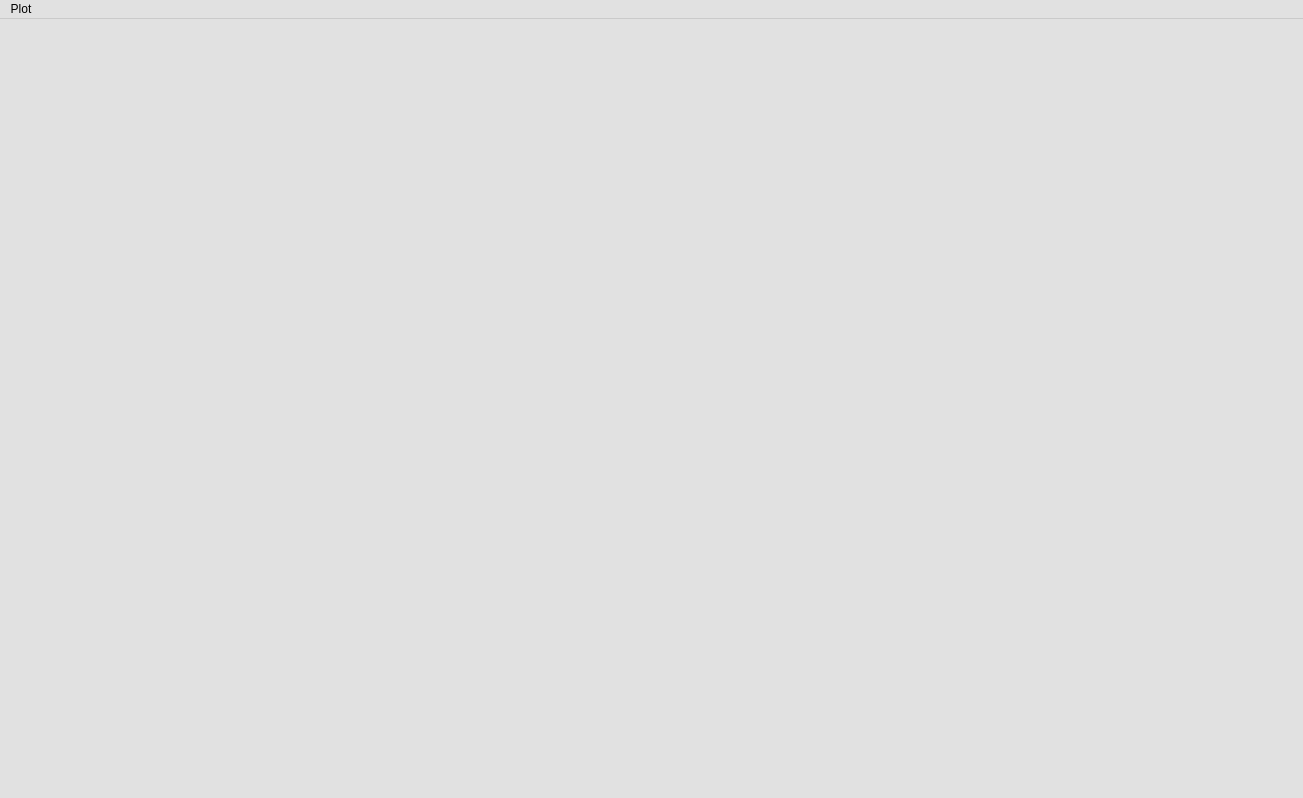
<?xml version="1.0" encoding="UTF-8"?>
<ui version="4.0">
 <class>MainWindow</class>
 <widget class="QMainWindow" name="MainWindow">
  <property name="geometry">
   <rect>
    <x>0</x>
    <y>0</y>
    <width>1303</width>
    <height>798</height>
   </rect>
  </property>
  <property name="palette">
   <palette>
    <active>
     <colorrole role="Base">
      <brush brushstyle="SolidPattern">
       <color alpha="255">
        <red>255</red>
        <green>255</green>
        <blue>255</blue>
       </color>
      </brush>
     </colorrole>
     <colorrole role="Window">
      <brush brushstyle="SolidPattern">
       <color alpha="255">
        <red>225</red>
        <green>225</green>
        <blue>225</blue>
       </color>
      </brush>
     </colorrole>
    </active>
    <inactive>
     <colorrole role="Base">
      <brush brushstyle="SolidPattern">
       <color alpha="255">
        <red>255</red>
        <green>255</green>
        <blue>255</blue>
       </color>
      </brush>
     </colorrole>
     <colorrole role="Window">
      <brush brushstyle="SolidPattern">
       <color alpha="255">
        <red>225</red>
        <green>225</green>
        <blue>225</blue>
       </color>
      </brush>
     </colorrole>
    </inactive>
    <disabled>
     <colorrole role="Base">
      <brush brushstyle="SolidPattern">
       <color alpha="255">
        <red>225</red>
        <green>225</green>
        <blue>225</blue>
       </color>
      </brush>
     </colorrole>
     <colorrole role="Window">
      <brush brushstyle="SolidPattern">
       <color alpha="255">
        <red>225</red>
        <green>225</green>
        <blue>225</blue>
       </color>
      </brush>
     </colorrole>
    </disabled>
   </palette>
  </property>
  <property name="windowTitle">
   <string>Signal Plotter</string>
  </property>
  <property name="windowIcon">
   <iconset>
    <normaloff>icon-waveform.png</normaloff>icon-waveform.png</iconset>
  </property>
  <property name="iconSize">
   <size>
    <width>64</width>
    <height>64</height>
   </size>
  </property>
  <widget class="QWidget" name="centralwidget"/>
  <widget class="QMenuBar" name="menubar">
   <property name="geometry">
    <rect>
     <x>0</x>
     <y>0</y>
     <width>1303</width>
     <height>31</height>
    </rect>
   </property>
   <widget class="QMenu" name="menuFIle">
    <property name="title">
     <string>Plot</string>
    </property>
    <addaction name="actionNew_Plot"/>
    <addaction name="separator"/>
    <addaction name="actionSettings"/>
    <addaction name="separator"/>
    <addaction name="actionExit"/>
   </widget>
   <addaction name="menuFIle"/>
  </widget>
  <action name="actionOpen_File">
   <property name="icon">
    <iconset>
     <normalon>:/imag/open_file.png</normalon>
    </iconset>
   </property>
   <property name="text">
    <string>&amp;Open File</string>
   </property>
   <property name="shortcut">
    <string>Ctrl+O</string>
   </property>
  </action>
  <action name="actionNew_Plot">
   <property name="icon">
    <iconset resource="resource.qrc">
     <normaloff>:/imag/sine_wave.jpg</normaloff>
     <normalon>:/imag/icon-waveform.png</normalon>:/imag/sine_wave.jpg</iconset>
   </property>
   <property name="text">
    <string>&amp;New Plot</string>
   </property>
   <property name="shortcut">
    <string>Ctrl+N</string>
   </property>
  </action>
  <action name="actionExit">
   <property name="icon">
    <iconset resource="resource.qrc">
     <normaloff>:/imag/quit.png</normaloff>:/imag/quit.png</iconset>
   </property>
   <property name="text">
    <string>&amp;Quit</string>
   </property>
   <property name="shortcut">
    <string>Ctrl+Q</string>
   </property>
  </action>
  <action name="actionTutorial">
   <property name="text">
    <string>Tutorial</string>
   </property>
  </action>
  <action name="actionAbout">
   <property name="text">
    <string>About</string>
   </property>
  </action>
  <action name="actionSettings">
   <property name="icon">
    <iconset resource="resource.qrc">
     <normaloff>:/imag/settings.png</normaloff>:/imag/settings.png</iconset>
   </property>
   <property name="text">
    <string>&amp;Settings</string>
   </property>
  </action>
  <action name="actionOpen_Calc">
   <property name="text">
    <string>Open Calc</string>
   </property>
  </action>
 </widget>
 <resources>
  <include location="resource.qrc"/>
 </resources>
 <connections/>
</ui>
